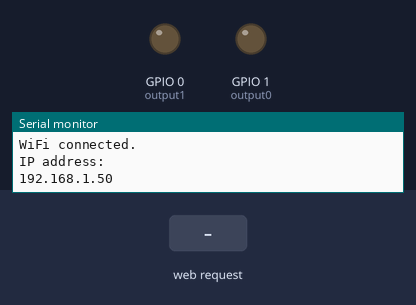
This sketch was run on a simulated ESP8266 (NodeMCU). Shown: output pins drawn as LEDs (lit = HIGH), the last lines printed to the serial monitor. The test bench sets the inputs (shaded band). WiFi joins after 1.5 s; servers stay silent unless stated.

Above: at 3.2 s.
3.3 s: HTTP request GET /5/on received
At 3.7 s:
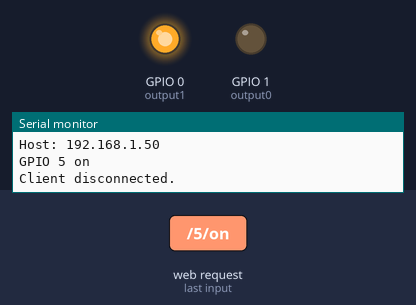
4.8 s: HTTP request GET /4/on received
At 6.0 s:
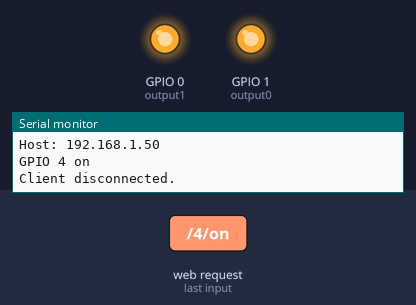
6.3 s: HTTP request GET /5/off received
At 7.1 s:
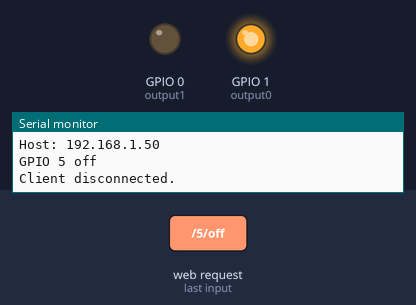
7.8 s: HTTP request GET /4/off received
At 8.3 s:
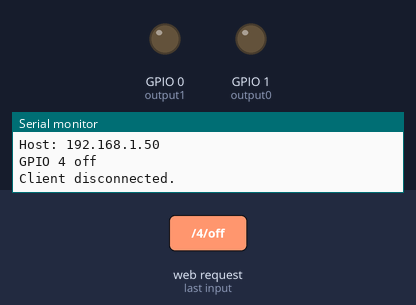
Timing chart, 0 to 10.3 s (numbered marks = the images above; inputs shaded):
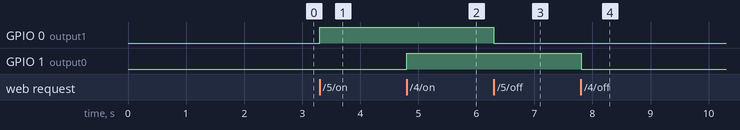

Measured:
- after the input at 3.3 s, GPIO 0 (output1): LOW → HIGH at once
- after the input at 4.8 s, GPIO 1 (output0): LOW → HIGH at once
- after the input at 6.3 s, GPIO 0 (output1): HIGH → LOW at once
- after the input at 7.8 s, GPIO 1 (output0): HIGH → LOW at once

The sketch:

esp8266_webserver2.ino
```cpp
#include <ESP8266WiFi.h>
#include <WiFiClient.h>
#include <ESP8266WebServer.h>
#include <ESP8266mDNS.h>

const char *ssid = "wifi_sem_sinal";
const char *password = "contabilidade";

WiFiServer server(80);

String header;

String output1State = "off";
String output0State = "off";

const int output1 = 0;
const int output0 = 1;

void setup()
{
  Serial.begin(115200);
  Serial.println("Setting up");
  pinMode(output1, OUTPUT);
  pinMode(output0, OUTPUT);
  digitalWrite(output1, LOW);
  digitalWrite(output0, LOW);

  Serial.print("Connecting to ");
  Serial.println(ssid);
  WiFi.begin(ssid, password);
  while (WiFi.status() != WL_CONNECTED)
  {
    delay(1000);
    Serial.print(".");
  }
  Serial.println("");
  Serial.println("WiFi connected.");
  Serial.println("IP address: ");
  Serial.println(WiFi.localIP());
  server.begin();
}

void loop()
{
  WiFiClient client = server.available();

  if (client)
  {
    Serial.println("New Client.");
    String currentLine = "";
    while (client.connected())
    {
      if (client.available())
      {
        char c = client.read();
        Serial.write(c);
        header += c;
        if (c == '\n')
        {
          if (currentLine.length() == 0)
          {
            client.println("HTTP/1.1 200 OK");
            client.println("Content-type:text/html");
            client.println("Connection: close");
            client.println();

            if (header.indexOf("GET /5/on") >= 0)
            {
              Serial.println("GPIO 5 on");
              output1State = "on";
              digitalWrite(output1, HIGH);
            }
            else if (header.indexOf("GET /5/off") >= 0)
            {
              Serial.println("GPIO 5 off");
              output1State = "off";
              digitalWrite(output1, LOW);
            }
            else if (header.indexOf("GET /4/on") >= 0)
            {
              Serial.println("GPIO 4 on");
              output0State = "on";
              digitalWrite(output0, HIGH);
            }
            else if (header.indexOf("GET /4/off") >= 0)
            {
              Serial.println("GPIO 4 off");
              output0State = "off";
              digitalWrite(output0, LOW);
            }

            loadHTML(client);

            break;
          }
          else
          {
            currentLine = "";
          }
        }
        else if (c != '\r')
        {
          currentLine += c;
        }
      }
    }

    header = "";
    client.stop();
    Serial.println("Client disconnected.");
    Serial.println("");
  }
}

void loadHTML(WiFiClient client)
{
  client.println("<!DOCTYPE html>");
  client.println("<html>");

  client.println("<head>");
  client.println("  <meta name=\"viewport\" content=\"width=device-width, initial-scale=1\">");
  client.println("  <link rel=\"icon\" href=\"data:,\">");
  client.println("  <style>");
  client.println("    html {");
  client.println("      font-family: Helvetica;");
  client.println("      display: inline-block;");
  client.println("      margin: 0px auto;");
  client.println("      text-align: center;");
  client.println("    }");

  client.println("    .switch {");
  client.println("      position: relative;");
  client.println("      display: inline-block;");
  client.println("      width: 60px;");
  client.println("      height: 34px;");
  client.println("    }");

  client.println("    .switch input {");
  client.println("      display:none;");
  client.println("    }");

  client.println("    .slider {");
  client.println("      position: absolute;");
  client.println("      cursor: pointer;");
  client.println("      top: 0;");
  client.println("      left: 0;");
  client.println("      right: 0;");
  client.println("      bottom: 0;");
  client.println("      background-color: #ccc;");
  client.println("      -webkit-transition: .4s;");
  client.println("      transition: .4s;");
  client.println("    }");

  client.println("    .slider:before {");
  client.println("      position: absolute;");
  client.println("      content: \"\";");
  client.println("      height: 26px;");
  client.println("      width: 26px;");
  client.println("      left: 4px;");
  client.println("      bottom: 4px;");
  client.println("      background-color: white;");
  client.println("      -webkit-transition: .4s;");
  client.println("      transition: .4s;");
  client.println("    }");

  client.println("    input:checked + .slider {");
  client.println("      background-color: #2196F3;");
  client.println("    }");

  client.println("    input:focus + .slider {");
  client.println("      box-shadow: 0 0 1px #2196F3;");
  client.println("    }");

  client.println("    input:checked + .slider:before {");
  client.println("      -webkit-transform: translateX(26px);");
  client.println("      -ms-transform: translateX(26px);");
  client.println("      transform: translateX(26px);");
  client.println("    }");

  client.println("    .slider.round {");
  client.println("      border-radius: 34px;");
  client.println("    }");

  client.println("    .slider.round:before {");
  client.println("      border-radius: 50%;");
  client.println("    }");
  client.println("  </style>");

  client.println("</head>");

  client.println("<body>");

  client.println("  <script>");
  client.println("    function loadPage(element) {");
  client.println("      var result = window.location.origin");
  client.println("      result += '/' + element.id + '/';");
  client.println("      if (element.checked) {");
  client.println("        result += 'on';");
  client.println("      }");
  client.println("      else {");
  client.println("        result += 'off';");
  client.println("      }");
  client.println("      window.location = result;");
  client.println("    }");
  client.println("  </script>");

  client.println("  <h1>Controle de L&acirc;mpadas</h1>");

  client.println("  <p>L&acirc;mpada 1</p>");
  client.println("  <p>");
  client.println("    <label class=\"switch\">");

  if (output1State = "on")
  {
    client.println("      <input type=\"checkbox\" id=\"5\" checked onclick=\"loadPage(this);\">");
  }
  else
  {
    client.println("      <input type=\"checkbox\" id=\"5\" onclick=\"loadPage(this);\">");
  }

  client.println("      <span class=\"slider round\"></span>");
  client.println("    </label></p>");

  client.println("  <p>L&acirc;mpada 2</p>");
  client.println("  <p>");
  client.println("    <label class=\"switch\">");
  if (output0State = "on")
  {
    client.println("      <input type=\"checkbox\" id=\"4\" checked onclick=\"loadPage(this);\">");
  }
  else
  {
    client.println("      <input type=\"checkbox\" id=\"4\" onclick=\"loadPage(this);\">");
  }
  client.println("      <span class=\"slider round\"></span>");
  client.println("    </label></p>");

  client.println("</body>");

  client.println("</html>");

  client.println();
}
```
